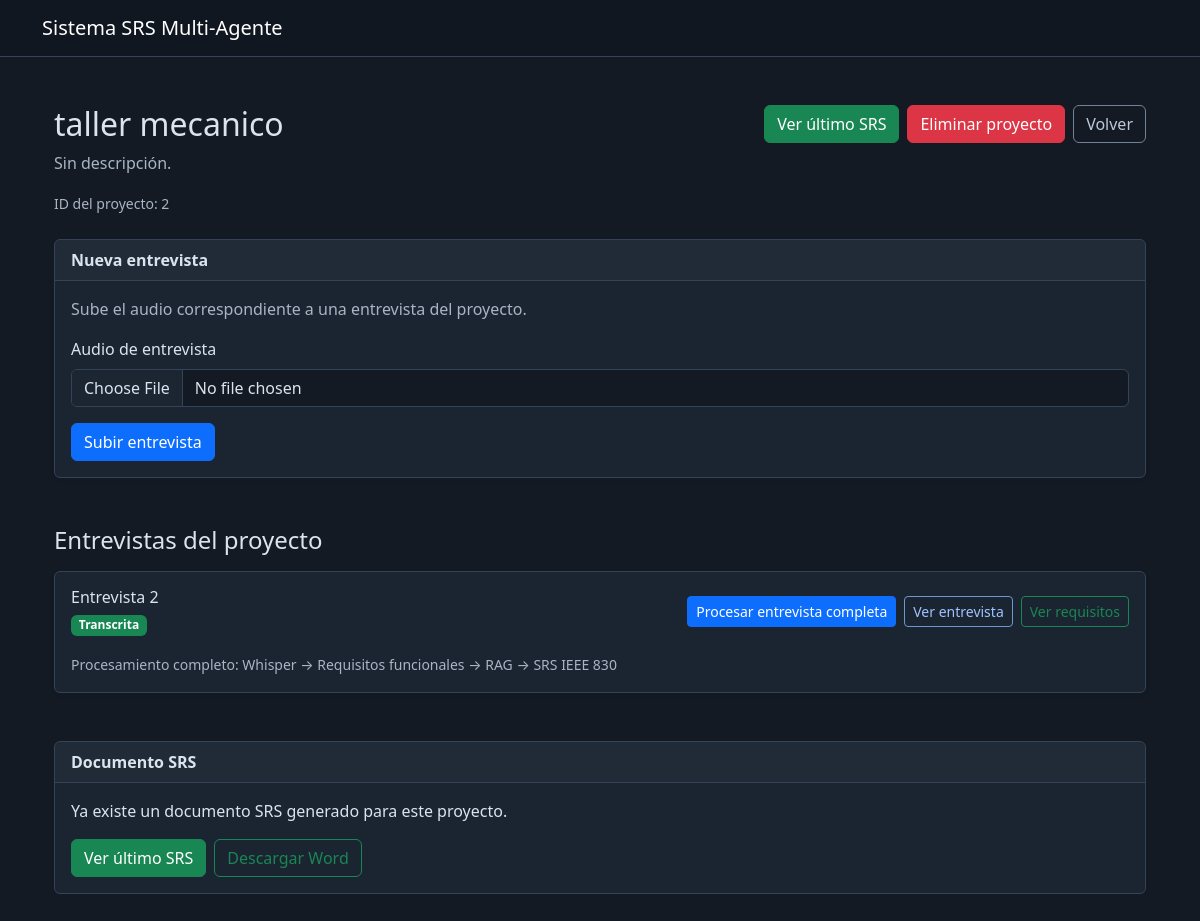
Before: /projects/2 with the older database file.
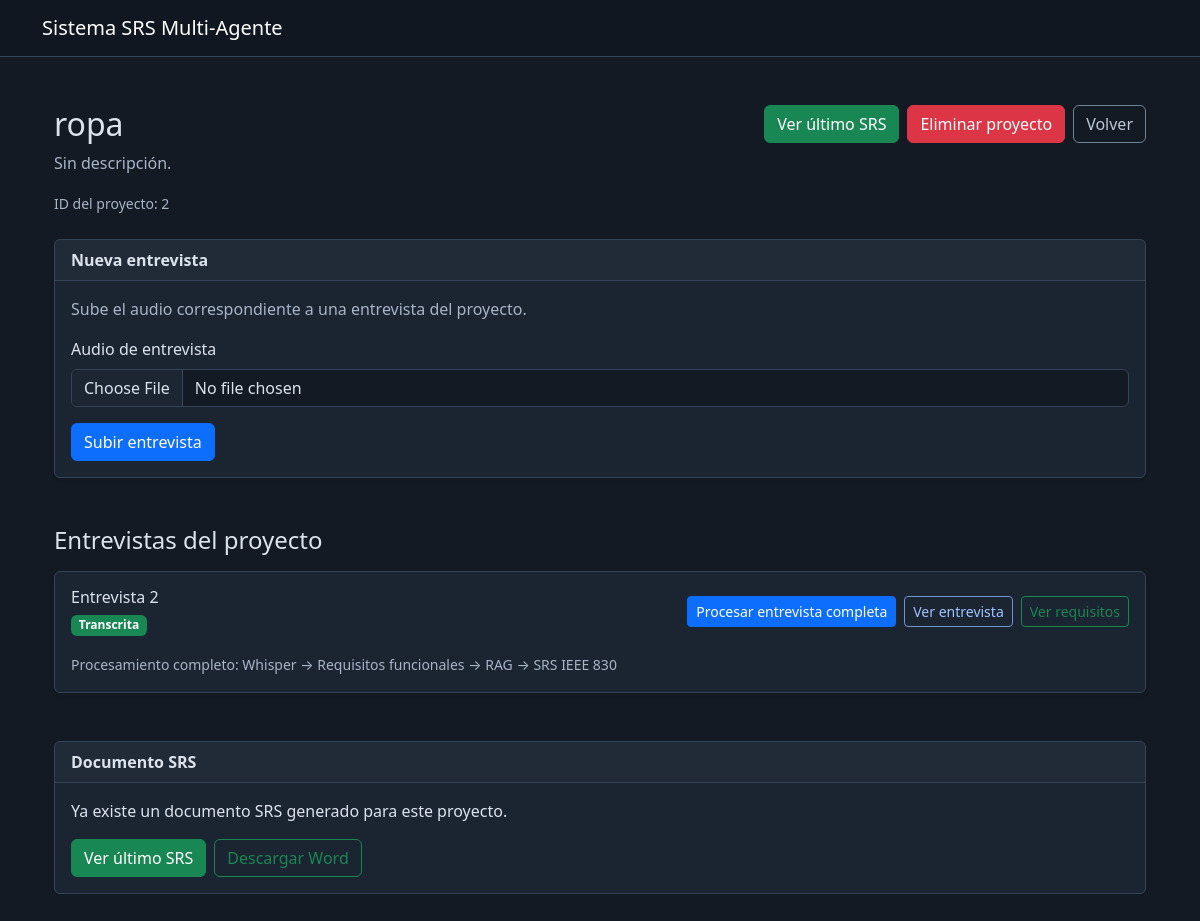
After: the same page with the newer database file.
### app/models.py (models this page shows)
class Project(db.Model):
    id = db.Column(
        db.Integer,
        primary_key=True
    )
    name = db.Column(
        db.String(150),
        nullable=False
    )
    description = db.Column(
        db.Text,
        nullable=True
    )
    created_at = db.Column(
        db.DateTime,
        default=datetime.utcnow
    )

### app/routes.py (the view)
@main.route(
    "/projects/<int:project_id>"
)
def project_detail(project_id):
    project = Project.query.get_or_404(
        project_id
    )
    interviews = (
        Interview.query
        .filter_by(
            project_id=project.id
        )
        .order_by(
            Interview.created_at.desc()
        )
        .all()
    )
    latest_srs = (
        SRSDocument.query
        .filter_by(
            project_id=project.id
        )
        .order_by(
            SRSDocument.created_at.desc()
        )
        .first()
    )
    return render_template(
        "project.html",
        project=project,
        interviews=interviews,
        project_context=get_project_context(project.id),
        latest_srs=latest_srs
    )

### app/routes.py (called while the page is built)
def load_enriched_context(
    enriched_context
):
    if not enriched_context:
        return None
    try:
        context = json.loads(
            enriched_context
        )
        if isinstance(
            context,
            dict
        ):
            return context
    except (
        json.JSONDecodeError,
        TypeError
    ):
        pass
    return None

def get_project_context(project_id):
    record = db.session.get(ProjectContext, project_id)
    return load_enriched_context(record.content) if record else None

### app/templates/project.html (shortened to what the changed rows need)
{% extends "base.html" %}
{% block content %}
<div class="container py-4">
    <div
        class="d-flex
               justify-content-between
               align-items-start
               flex-wrap
               gap-3
               mb-4"
    >
        <div>
            <h2>
                {{ project.name }}
            </h2>
            <p class="text-muted">
                {{ project.description
                   or
                   "Sin descripción." }}
            </p>
            <small class="text-muted">
                ID del proyecto:
                {{ project.id }}
            </small>
        </div>
    </div>
</div>
{% endblock %}

Changed rows visible on the page:
changed Project "Sin descripción.": name "taller mecanico" → "ropa"
